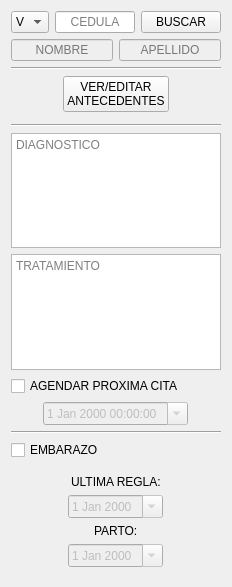
             <widget class="QWidget" name="scrollAreaWidgetContents_2">
              <property name="geometry">
               <rect>
                <x>0</x>
                <y>0</y>
                <width>232</width>
                <height>587</height>
               </rect>
              </property>
              <layout class="QVBoxLayout" name="verticalLayout_13">
               <item>
                <layout class="QGridLayout" name="gridLayout_5">
                 <item row="5" column="0" colspan="4">
                  <widget class="QWidget" name="consulta_antecedentes" native="true">
                   <property name="minimumSize">
                    <size>
                     <width>0</width>
                     <height>0</height>
                    </size>
                   </property>
                   <property name="maximumSize">
                    <size>
                     <width>16777215</width>
                     <height>0</height>
                    </size>
                   </property>
                   <property name="baseSize">
                    <size>
                     <width>0</width>
                     <height>0</height>
                    </size>
                   </property>
                   <layout class="QVBoxLayout" name="verticalLayout_14">
                    <item alignment="Qt::AlignmentFlag::AlignHCenter">
                     <widget class="QLabel" name="label_10">
                      <property name="text">
                       <string>PRIMERA RELACIÓN SEXUAL:</string>
                      </property>
                     </widget>
                    </item>
                    <item alignment="Qt::AlignmentFlag::AlignHCenter">
                     <widget class="QDateEdit" name="date_primera_relacion_consulta">
                      <property name="cursor">
                       <cursorShape>PointingHandCursor</cursorShape>
                      </property>
                      <property name="calendarPopup">
                       <bool>true</bool>
                      </property>
                     </widget>
                    </item>
                    <item>
                     <widget class="QLabel" name="label_11">
                      <property name="text">
                       <string>ANTECEDENTES PATOLOGICOS:</string>
                      </property>
                     </widget>
                    </item>
                    <item>
                     <widget class="QTextEdit" name="text_antecedente_patologico">
                      <property name="minimumSize">
                       <size>
                        <width>0</width>
                        <height>80</height>
                       </size>
                      </property>
                      <property name="tabChangesFocus">
                       <bool>true</bool>
                      </property>
                      <property name="placeholderText">
                       <string>ANTECEDENTES PATOLOGICOS</string>
                      </property>
                     </widget>
                    </item>
                    <item>
                     <widget class="QLabel" name="label_12">
                      <property name="text">
                       <string>ANTECEDENTES QUIRURJICOS:</string>
                      </property>
                     </widget>
                    </item>
                    <item>
                     <widget class="QTextEdit" name="text_antecedentes_quirurjicos">
                      <property name="minimumSize">
                       <size>
                        <width>0</width>
                        <height>80</height>
                       </size>
                      </property>
                      <property name="tabChangesFocus">
                       <bool>true</bool>
                      </property>
                      <property name="placeholderText">
                       <string>ANTECEDENTES QUIRURJICOS</string>
                      </property>
                     </widget>
                    </item>
                    <item>
                     <widget class="QLabel" name="label_13">
                      <property name="text">
                       <string>TRATAMIENTO:</string>
                      </property>
                     </widget>
                    </item>
                    <item>
                     <widget class="QTextEdit" name="text_tratamiento_actual">
                      <property name="minimumSize">
                       <size>
                        <width>0</width>
                        <height>80</height>
                       </size>
                      </property>
                      <property name="tabChangesFocus">
                       <bool>true</bool>
                      </property>
                      <property name="placeholderText">
                       <string>TRATAMIENTO ACTUAL</string>
                      </property>
                     </widget>
                    </item>
                   </layout>
                  </widget>
                 </item>
                 <item row="10" column="0" colspan="4">
                  <widget class="QTextEdit" name="text_consulta_tratamiento">
                   <property name="minimumSize">
                    <size>
                     <width>0</width>
                     <height>80</height>
                    </size>
                   </property>
                   <property name="tabChangesFocus">
                    <bool>true</bool>
                   </property>
                   <property name="placeholderText">
                    <string>TRATAMIENTO</string>
                   </property>
                  </widget>
                 </item>
                 <item row="0" column="0">
                  <widget class="QComboBox" name="combo_consulta_antecedentes">
                   <property name="cursor">
                    <cursorShape>PointingHandCursor</cursorShape>
                   </property>
                   <property name="styleSheet">
                    <string notr="true">max-width:3em;</string>
                   </property>
                   <item>
                    <property name="text">
                     <string>V</string>
                    </property>
                   </item>
                   <item>
                    <property name="text">
                     <string>E</string>
                    </property>
                   </item>
                  </widget>
                 </item>
                 <item row="4" column="0" colspan="4" alignment="Qt::AlignmentFlag::AlignHCenter">
                  <widget class="QPushButton" name="boton_ver_antecedentes">
                   <property name="enabled">
                    <bool>true</bool>
                   </property>
                   <property name="cursor">
                    <cursorShape>PointingHandCursor</cursorShape>
                   </property>
                   <property name="text">
                    <string>VER/EDITAR
ANTECEDENTES</string>
                   </property>
                  </widget>
                 </item>
                 <item row="0" column="3">
                  <widget class="QPushButton" name="boton_consulta_cedula">
                   <property name="cursor">
                    <cursorShape>PointingHandCursor</cursorShape>
                   </property>
                   <property name="text">
                    <string>BUSCAR</string>
                   </property>
                  </widget>
                 </item>
                 <item row="0" column="1" colspan="2">
                  <widget class="QLineEdit" name="line_consulta_cedula">
                   <property name="alignment">
                    <set>Qt::AlignmentFlag::AlignCenter</set>
                   </property>
                   <property name="placeholderText">
                    <string>CEDULA</string>
                   </property>
                  </widget>
                 </item>
                 <item row="3" column="0" colspan="4">
                  <widget class="Line" name="line_8">
                   <property name="orientation">
                    <enum>Qt::Orientation::Horizontal</enum>
                   </property>
                  </widget>
                 </item>
                 <item row="2" column="0" colspan="4">
                  <layout class="QHBoxLayout" name="horizontalLayout_3">
                   <item>
                    <widget class="QLineEdit" name="line_consulta_nombre">
                     <property name="enabled">
                      <bool>false</bool>
                     </property>
                     <property name="alignment">
                      <set>Qt::AlignmentFlag::AlignCenter</set>
                     </property>
                     <property name="placeholderText">
                      <string>NOMBRE</string>
                     </property>
                    </widget>
                   </item>
                   <item>
                    <widget class="QLineEdit" name="line_consulta_apellido">
                     <property name="enabled">
                      <bool>false</bool>
                     </property>
                     <property name="alignment">
                      <set>Qt::AlignmentFlag::AlignCenter</set>
                     </property>
                     <property name="placeholderText">
                      <string>APELLIDO</string>
                     </property>
                    </widget>
                   </item>
                  </layout>
                 </item>
                 <item row="9" column="0" colspan="4">
                  <widget class="QTextEdit" name="text_consulta_diagnostico">
                   <property name="minimumSize">
                    <size>
                     <width>0</width>
                     <height>80</height>
                    </size>
                   </property>
                   <property name="tabChangesFocus">
                    <bool>true</bool>
                   </property>
                   <property name="placeholderText">
                    <string>DIAGNOSTICO</string>
                   </property>
                  </widget>
                 </item>
                 <item row="6" column="0" colspan="4">
                  <widget class="Line" name="line_9">
                   <property name="orientation">
                    <enum>Qt::Orientation::Horizontal</enum>
                   </property>
                  </widget>
                 </item>
                </layout>
               </item>
               <item>
                <widget class="QCheckBox" name="check_proxima_cita_consulta">
                 <property name="cursor">
                  <cursorShape>PointingHandCursor</cursorShape>
                 </property>
                 <property name="text">
                  <string>AGENDAR PROXIMA CITA</string>
                 </property>
                </widget>
               </item>
               <item alignment="Qt::AlignmentFlag::AlignHCenter">
                <widget class="QDateTimeEdit" name="date_proxima_cita_consulta">
                 <property name="enabled">
                  <bool>false</bool>
                 </property>
                 <property name="cursor">
                  <cursorShape>PointingHandCursor</cursorShape>
                 </property>
                 <property name="calendarPopup">
                  <bool>true</bool>
                 </property>
                </widget>
               </item>
               <item>
                <widget class="Line" name="line_7">
                 <property name="orientation">
                  <enum>Qt::Orientation::Horizontal</enum>
                 </property>
                </widget>
               </item>
               <item>
                <widget class="QCheckBox" name="check_embarazo_consulta">
                 <property name="cursor">
                  <cursorShape>PointingHandCursor</cursorShape>
                 </property>
                 <property name="text">
                  <string>EMBARAZO</string>
                 </property>
                </widget>
               </item>
               <item>
                <widget class="QWidget" name="contenedor_embarazo" native="true">
                 <layout class="QVBoxLayout" name="verticalLayout_19">
                  <item alignment="Qt::AlignmentFlag::AlignHCenter">
                   <widget class="QLabel" name="label_18">
                    <property name="text">
                     <string>ULTIMA REGLA:</string>
                    </property>
                   </widget>
                  </item>
                  <item alignment="Qt::AlignmentFlag::AlignHCenter">
                   <widget class="QDateEdit" name="date_consulta_ultima_regla">
                    <property name="enabled">
                     <bool>false</bool>
                    </property>
                    <property name="cursor">
                     <cursorShape>PointingHandCursor</cursorShape>
                    </property>
                    <property name="calendarPopup">
                     <bool>true</bool>
                    </property>
                   </widget>
                  </item>
                  <item alignment="Qt::AlignmentFlag::AlignHCenter">
                   <widget class="QLabel" name="label_19">
                    <property name="text">
                     <string>PARTO:</string>
                    </property>
                   </widget>
                  </item>
                  <item alignment="Qt::AlignmentFlag::AlignHCenter">
                   <widget class="QDateEdit" name="date_consulta_parto">
                    <property name="enabled">
                     <bool>false</bool>
                    </property>
                    <property name="cursor">
                     <cursorShape>PointingHandCursor</cursorShape>
                    </property>
                    <property name="calendarPopup">
                     <bool>true</bool>
                    </property>
                   </widget>
                  </item>
                 </layout>
                </widget>
               </item>
              </layout>
             </widget>
